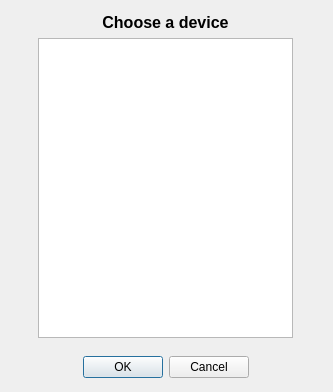
<?xml version="1.0" encoding="UTF-8"?>
<ui version="4.0">
 <class>Dialog</class>
 <widget class="QDialog" name="Dialog">
  <property name="geometry">
   <rect>
    <x>0</x>
    <y>0</y>
    <width>333</width>
    <height>392</height>
   </rect>
  </property>
  <property name="windowTitle">
   <string>Connect</string>
  </property>
  <widget class="QWidget" name="gridLayoutWidget">
   <property name="geometry">
    <rect>
     <x>0</x>
     <y>0</y>
     <width>331</width>
     <height>391</height>
    </rect>
   </property>
   <layout class="QGridLayout" name="gridLayout">
    <item row="2" column="0">
     <spacer name="horizontalSpacer_3">
      <property name="orientation">
       <enum>Qt::Horizontal</enum>
      </property>
      <property name="sizeHint" stdset="0">
       <size>
        <width>40</width>
        <height>20</height>
       </size>
      </property>
     </spacer>
    </item>
    <item row="2" column="1">
     <widget class="QListView" name="deviceListView">
      <property name="minimumSize">
       <size>
        <width>0</width>
        <height>300</height>
       </size>
      </property>
     </widget>
    </item>
    <item row="6" column="1">
     <spacer name="verticalSpacer_3">
      <property name="orientation">
       <enum>Qt::Vertical</enum>
      </property>
      <property name="sizeHint" stdset="0">
       <size>
        <width>20</width>
        <height>40</height>
       </size>
      </property>
     </spacer>
    </item>
    <item row="3" column="1">
     <spacer name="verticalSpacer_2">
      <property name="orientation">
       <enum>Qt::Vertical</enum>
      </property>
      <property name="sizeHint" stdset="0">
       <size>
        <width>20</width>
        <height>40</height>
       </size>
      </property>
     </spacer>
    </item>
    <item row="5" column="1">
     <layout class="QHBoxLayout" name="horizontalLayout">
      <item>
       <spacer name="horizontalSpacer">
        <property name="orientation">
         <enum>Qt::Horizontal</enum>
        </property>
        <property name="sizeHint" stdset="0">
         <size>
          <width>40</width>
          <height>20</height>
         </size>
        </property>
       </spacer>
      </item>
      <item>
       <widget class="QDialogButtonBox" name="buttonBox">
        <property name="orientation">
         <enum>Qt::Horizontal</enum>
        </property>
        <property name="standardButtons">
         <set>QDialogButtonBox::Cancel|QDialogButtonBox::Ok</set>
        </property>
       </widget>
      </item>
      <item>
       <spacer name="horizontalSpacer_2">
        <property name="orientation">
         <enum>Qt::Horizontal</enum>
        </property>
        <property name="sizeHint" stdset="0">
         <size>
          <width>40</width>
          <height>20</height>
         </size>
        </property>
       </spacer>
      </item>
     </layout>
    </item>
    <item row="0" column="1">
     <spacer name="verticalSpacer">
      <property name="orientation">
       <enum>Qt::Vertical</enum>
      </property>
      <property name="sizeHint" stdset="0">
       <size>
        <width>20</width>
        <height>40</height>
       </size>
      </property>
     </spacer>
    </item>
    <item row="2" column="2">
     <spacer name="horizontalSpacer_4">
      <property name="orientation">
       <enum>Qt::Horizontal</enum>
      </property>
      <property name="sizeHint" stdset="0">
       <size>
        <width>40</width>
        <height>20</height>
       </size>
      </property>
     </spacer>
    </item>
    <item row="1" column="1">
     <widget class="QLabel" name="label">
      <property name="font">
       <font>
        <pointsize>12</pointsize>
        <weight>75</weight>
        <bold>true</bold>
       </font>
      </property>
      <property name="text">
       <string>Choose a device</string>
      </property>
      <property name="alignment">
       <set>Qt::AlignCenter</set>
      </property>
     </widget>
    </item>
   </layout>
  </widget>
 </widget>
 <resources/>
 <connections>
  <connection>
   <sender>buttonBox</sender>
   <signal>accepted()</signal>
   <receiver>Dialog</receiver>
   <slot>accept()</slot>
   <hints>
    <hint type="sourcelabel">
     <x>248</x>
     <y>254</y>
    </hint>
    <hint type="destinationlabel">
     <x>157</x>
     <y>274</y>
    </hint>
   </hints>
  </connection>
  <connection>
   <sender>buttonBox</sender>
   <signal>rejected()</signal>
   <receiver>Dialog</receiver>
   <slot>reject()</slot>
   <hints>
    <hint type="sourcelabel">
     <x>316</x>
     <y>260</y>
    </hint>
    <hint type="destinationlabel">
     <x>286</x>
     <y>274</y>
    </hint>
   </hints>
  </connection>
 </connections>
</ui>
